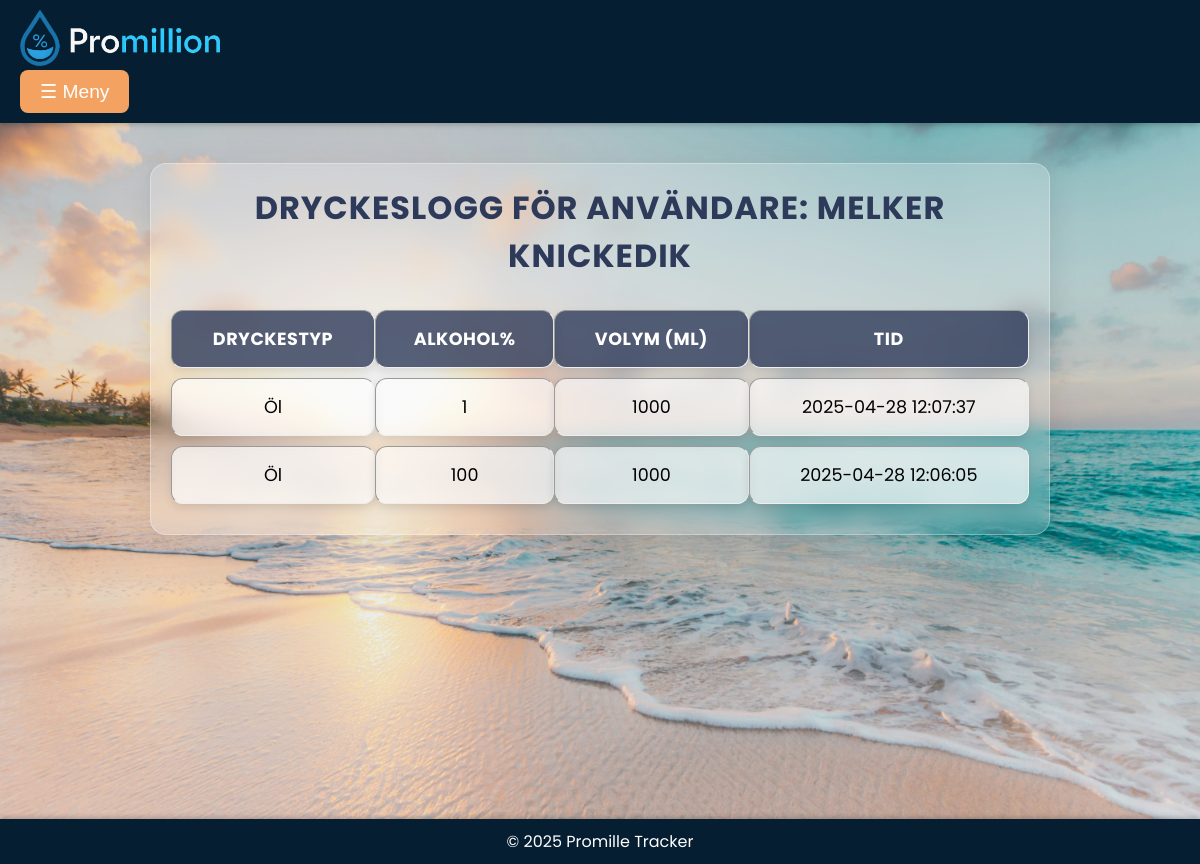
Page /view_drinks.php?userid=5 (signed in) on the committed database.
### tables this page shows
CREATE TABLE `tbluser` (
  `id` int(11) NOT NULL,
  `namn` varchar(100) NOT NULL,
  `password` varchar(255) NOT NULL,
  `weight` float NOT NULL,
  `height` float NOT NULL,
  `alkoholvolym` float NOT NULL,
  `userlevel` tinyint(11) NOT NULL DEFAULT 10,
  `team` varchar(20) NOT NULL
);

CREATE TABLE `tbldrinklog` (
  `drinkid` int(11) NOT NULL,
  `userid` int(11) NOT NULL,
  `drinktype` varchar(50) NOT NULL,
  `alcoholpercent` float NOT NULL,
  `volume_ml` float NOT NULL,
  `drinktimestamp` timestamp NOT NULL DEFAULT current_timestamp()
);

### view_drinks.php (the view, shortened to what this page needs)
<?php
$servername = "localhost";
$username = "root";
$password = "";
$dbname = "promille";
$conn = new mysqli($servername, $username, $password, $dbname);
$userid_to_view = isset($_GET['userid']) ? (int)$_GET['userid'] : $_SESSION['userid'];
$name_sql = "SELECT namn FROM tbluser WHERE id = ?";
$name_stmt = $conn->prepare($name_sql);
$name_stmt->bind_param("i", $userid_to_view);
$name_stmt->execute();
$name_result = $name_stmt->get_result();
$user_name = ($name_result->num_rows > 0) ? $name_result->fetch_assoc()['namn'] : "Okänd";
$sql = "SELECT drinktype, alcoholpercent, volume_ml, drinktimestamp
        FROM tbldrinklog
        WHERE userid = ?
        ORDER BY drinktimestamp DESC";
$stmt = $conn->prepare($sql);
$stmt->bind_param("i", $userid_to_view);
$stmt->execute();
$result = $stmt->get_result();
?>
<!DOCTYPE html>
<html lang="sv">
<head>
    <link rel="stylesheet" href="style.css">
</head>
<body>
    <header>
    <div class="header-content">
        <img src="bilder/logotyp.png" alt="Logotyp">
        <div class="dropdown">
            <button class="menu-toggle" onclick="toggleDropdown()">☰ Meny</button>
        </div>
    </div>
</header>
    <main>
        <div class="view-drinks">
        <h2>Dryckeslogg för användare: <strong><?php echo htmlspecialchars($user_name); ?></strong></h2>
        <?php if ($result->num_rows > 0): ?>
            <table border="1">
                <thead>
                    <tr>
                        <th>Dryckestyp</th>
                        <th>Alkohol%</th>
                        <th>Volym (ml)</th>
                        <th>Tid</th>
                    </tr>
                </thead>
                <tbody>
                    <?php while ($row = $result->fetch_assoc()): ?>
                        <tr>
                            <td><?php echo htmlspecialchars($row['drinktype']); ?></td>
                            <td><?php echo htmlspecialchars($row['alcoholpercent']); ?></td>
                            <td><?php echo htmlspecialchars($row['volume_ml']); ?></td>
                            <td><?php echo htmlspecialchars($row['drinktimestamp']); ?></td>
                        </tr>
                    <?php endwhile; ?>
                </tbody>
            </table>
        <?php else: ?>
            <p>Inga drycker hittades för denna användare.</p>
        <?php endif; ?>
        </div>
    </main>
    <footer>
        <p>&copy; 2025 Promille Tracker</p>
    </footer>
</body>
</html>

### style.css (style rules this page uses)
* { margin:0; padding:0; box-sizing: border-box; }
body { font-family: Arial, sans-serif; margin: 0; padding: 0; background-color: #f9f9f9; }
header img { width: 200px; height: auto; margin-right: 20px; filter: hue-rotate(20deg); }
header { background-color: #061e31; color: white; display: flex; justify-content: space-between; align-items: center; padding: 15px 20px; width: 100%; box-shadow: 0 2px 5px rgba(0, 0, 0, 0.2); height: auto; position: relative; }
main { min-height: 87vh; background-image: url(bilder/background.jfif); background-size: cover; background-position: center; background-repeat: no-repeat; padding: 20px; padding-bottom: 60px; }
.view-drinks { max-width: 900px; margin: 20px auto; padding: 20px; background: rgba(255, 255, 255, 0.2); border-radius: 16px; box-shadow: 0 4px 30px rgba(0, 0, 0, 0.1); backdrop-filter: blur(10px); -webkit-backdrop-filter: blur(10px); border: 1px solid rgba(255, 255, 255, 0.3); font-family: 'Poppins', sans-serif; }
.view-drinks h2 { text-align: center; color: #2E3A59; font-size: 2rem; margin-bottom: 20px; text-transform: uppercase; letter-spacing: 1px; }
.view-drinks table { width: 100%; border-collapse: separate; border-spacing: 0 10px; margin-top: 20px; font-size: 1.1rem; border:none; }
.view-drinks table th, .view-drinks table td { padding: 15px; text-align: center; background-color: rgba(255, 255, 255, 0.6); border-radius: 12px; box-shadow: 0 4px 10px rgba(0, 0, 0, 0.1); backdrop-filter: blur(5px); }
.view-drinks table th { background-color: rgba(46, 58, 89, 0.8); color: #ffffff; font-weight: bold; text-transform: uppercase; letter-spacing: 0.5px; }
header { background-color: #061e31; color: white; padding: 10px 20px; display: flex; justify-content: space-between; align-items: center; box-shadow: 0 2px 5px rgba(0, 0, 0, 0.2); }
header img { width: 200px; height: auto; }
.dropdown { position: relative; }
.menu-toggle { background-color: #f4a261; color: white; border: none; padding: 10px 20px; font-size: 1.2rem; cursor: pointer; border-radius: 8px; transition: background-color 0.3s ease; }
footer { background-color: #061e31; font-family: poppins, sans-serif; color: white; text-align: center; padding: 10px 0; position: relative; width: 100%; box-shadow: 0 -2px 5px rgba(0, 0, 0, 0.2); }

### rows in the picture
tbluser: namn "MELKER KNICKEDIK"
tbldrinklog: drinktype "Öl", alcoholpercent "1", volume_ml "1000", drinktimestamp "2025-04-28 12:07:37"
tbldrinklog: drinktype "Öl", alcoholpercent "100", volume_ml "1000", drinktimestamp "2025-04-28 12:06:05"
